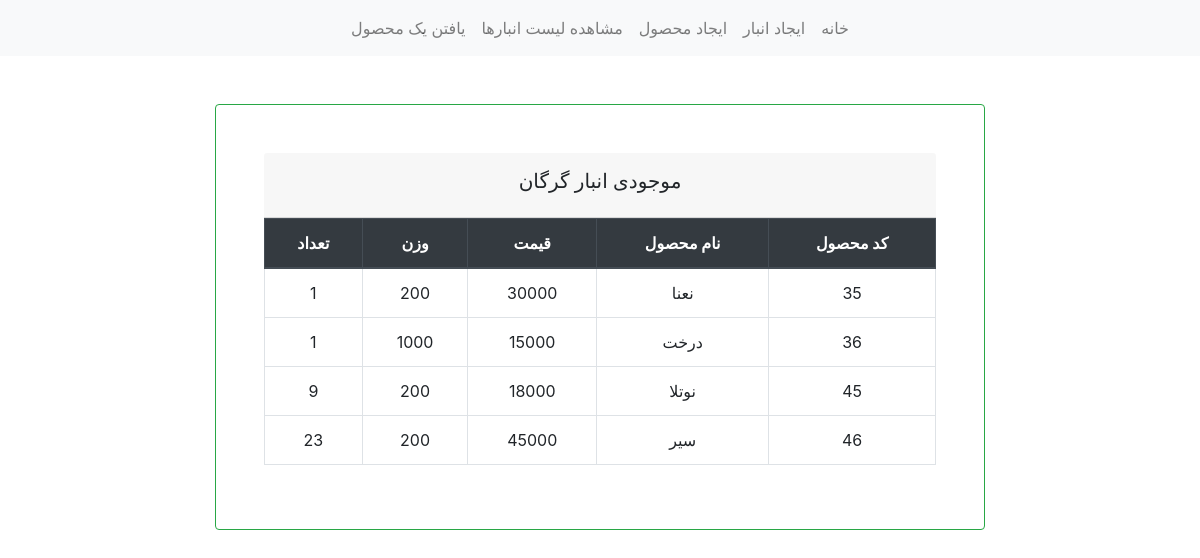
Page /showWarehouse.php?id=11&name=انبار گرگان on the committed database.
### tables this page shows
CREATE TABLE `product` (
  `id` int(11) NOT NULL,
  `name` varchar(200) NOT NULL,
  `price` int(11) NOT NULL,
  `weight` int(11) NOT NULL
);

### showWarehouse.php (the view, shortened to what this page needs)
<?php
include('nav/header.php');
require_once("database/db_connection.php");
$ware_id = $_GET['id'];
$ware_name = $_GET['name'];
$sql_fetch_ware = "SELECT product_id FROM prod_ware WHERE warehouse_id = '$ware_id'";
$query = $conn->query($sql_fetch_ware);
$prod_id_array = array();
while ($result = $query->fetch_assoc()) {
    $prod_id_array[] = $result['product_id'];
}
$ids = join("','", $prod_id_array);
$sql = "SELECT * FROM product WHERE id IN ('$ids')";
$product_query = $conn->query($sql);
?>
<div class="container col-lg-8 mt-5">
    <div class="card p-5 border-success text-center">
        <div class="card-header p-3">
            <h5> موجودی <?php echo $ware_name ?></h5>
        </div>
        <table class="table table-hover table-bordered">
            <thead class="thead-dark">
                <tr>
                    <th scope="col">تعداد</th>
                    <th scope="col">وزن</th>
                    <th scope="col">قیمت</th>
                    <th scope="col">نام محصول</th>
                    <th scope="col">کد محصول</th>
                </tr>
            </thead>
            <tbody>
                <?php
                while ($row = mysqli_fetch_array($product_query)) { ?>
                    <tr>
                        <td><?php
                        $product_id = $row['id'];
                        $sql_find_quan = "SELECT quantity FROM prod_ware WHERE product_id = '$product_id' AND warehouse_id = '$ware_id'";
                        $query1 = $conn->query($sql_find_quan);
                        $quantity = array();
                        while ($res1 = $query1->fetch_assoc()) {
                            $quantity[] = $res1['quantity'];
                        }
                        echo "$quantity[0]";
                        ?></td>
                        <td><?php echo $row['weight'] ?></td>
                        <td><?php echo $row['price'] ?></td>
                        <td><?php echo $row['name'] ?></td>
                        <td><?php echo $row['id'] ?></td>
                    </tr>
                <?php } ?>
            </tbody>
        </table>
    </div>
</div>
</body>
</html>

### rows in the picture
product: quantity "1", weight "200", price "30000", name "نعنا", id "35"
product: quantity "1", weight "1000", price "15000", name "درخت", id "36"
product: quantity "9", weight "200", price "18000", name "نوتلا", id "45"
product: quantity "23", weight "200", price "45000", name "سیر", id "46"

### other values in the picture
$ware_name "انبار گرگان"
